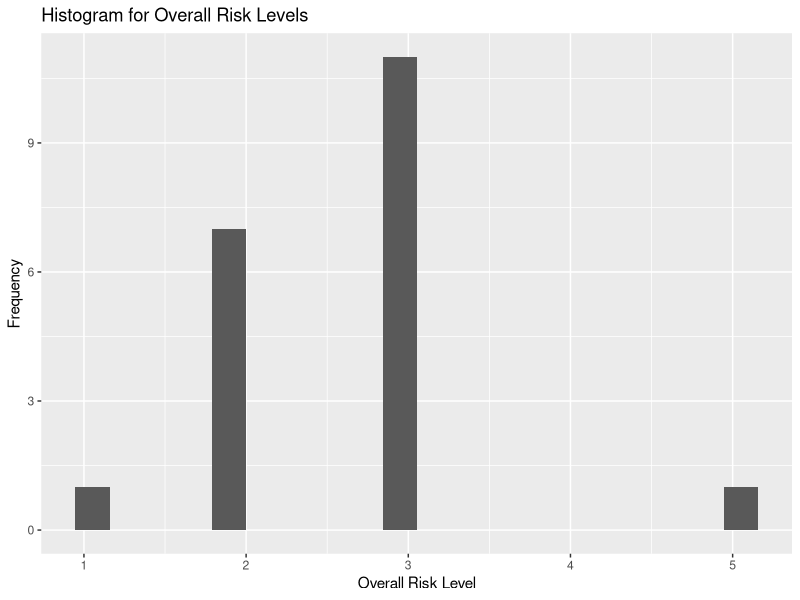
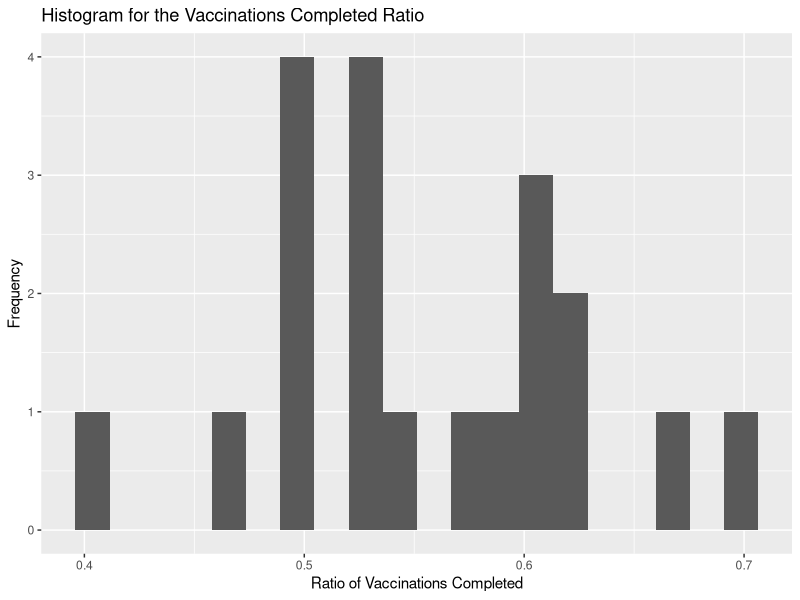
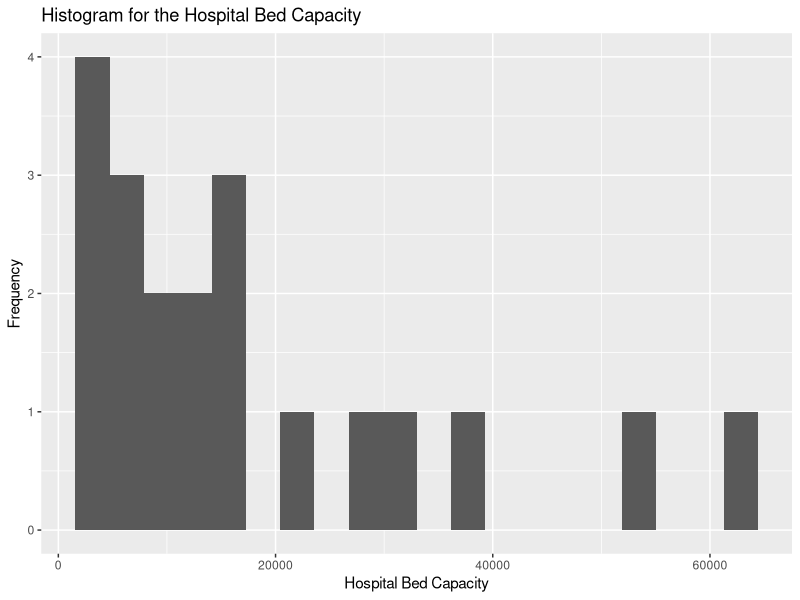
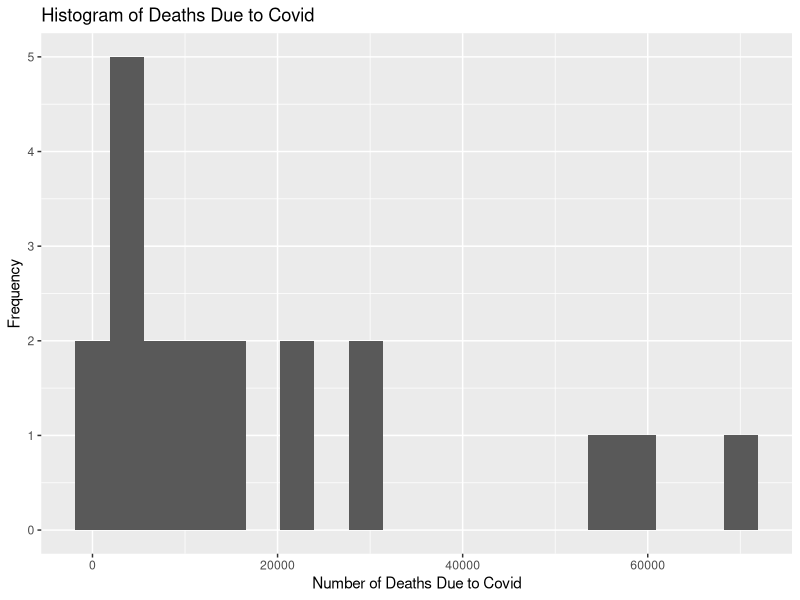
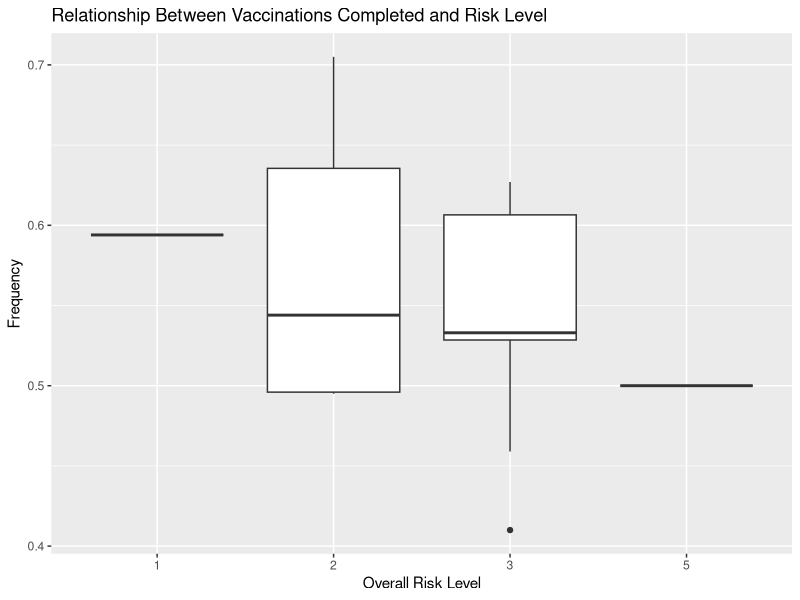
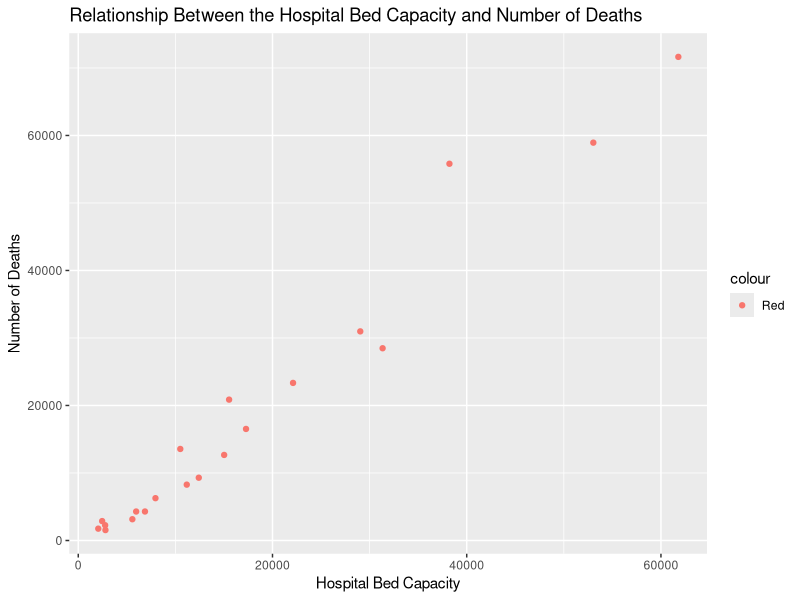
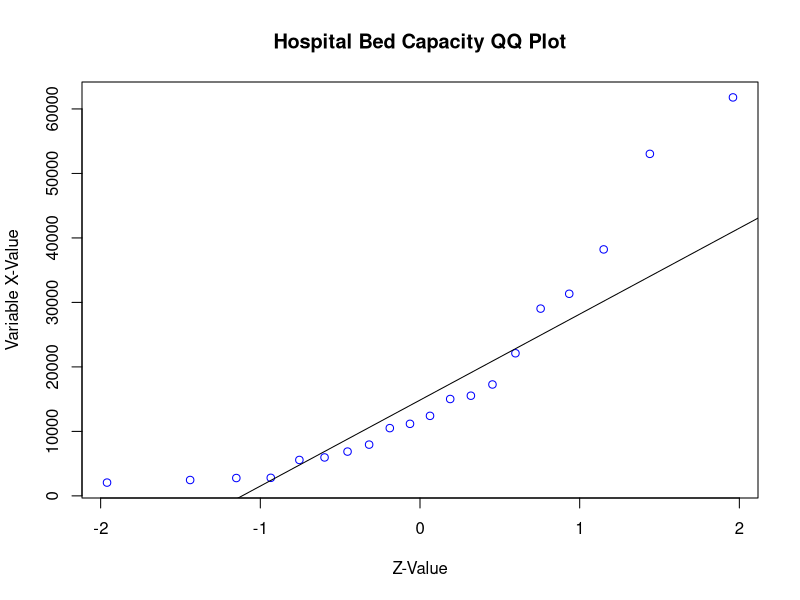
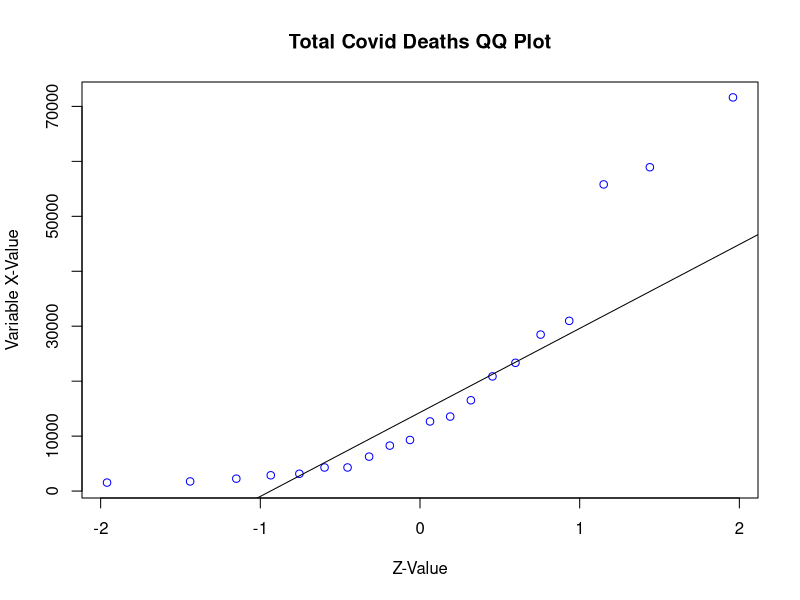

These figures' R source, in order:
## ---- chunk 1
library(dplyr)
library(ggplot2)
## ---- chunk 2
covid_data <- read.csv('covid_states_data.csv') %>% 
  filter(!state %in% c("MP", "DC", "PR"))
## ---- chunk 3
set.seed(1234) 

rand_sample <- sample(1:50, 20, replace = FALSE)
## ---- chunk 4
sample_covid <- covid_data[rand_sample, ]
## ---- chunk 5
sample_covid_clean <- sample_covid %>% 
  select(-c(fips, country, county, level, lat, locationId, long, unused1, unused2, unused3, unused4, unused5, 
            unused6, unused7, unused8, url))

attach(sample_covid_clean)
## ---- chunk 6
write.csv(sample_covid_clean, 'sample_covid_data.csv')
## ---- chunk 7
str(sample_covid_clean)

## ---- chunk 8
sample_covid_clean %>% 
  ggplot(aes(riskLevels.overall))+
  geom_histogram(bins = 20) +
  xlab("Overall Risk Level")+
  ylab("Frequency")+
  labs(title = "Histogram for Overall Risk Levels")

sample_covid_clean %>% 
  ggplot(aes(metrics.vaccinationsCompletedRatio))+
  geom_histogram(bins = 20) +
  xlab("Ratio of Vaccinations Completed")+
  ylab("Frequency")+
  labs(title = "Histogram for the Vaccinations Completed Ratio") 

sample_covid_clean %>% 
  ggplot(aes(actuals.hospitalBeds.capacity))+
  geom_histogram(bins = 20) +
  xlab("Hospital Bed Capacity")+
  ylab("Frequency")+
  labs(title = "Histogram for the Hospital Bed Capacity")

sample_covid_clean %>% 
  ggplot(aes(actuals.deaths))+
  geom_histogram(bins = 20) +
  xlab("Number of Deaths Due to Covid")+
  ylab("Frequency")+
  labs(title = "Histogram of Deaths Due to Covid")
## ---- chunk 9
riskLevels.overall <- factor(riskLevels.overall, levels=c('1', '2', '3', '4', '5'))

sample_covid_clean %>% 
  ggplot()+ 
  geom_boxplot(aes(x = factor(riskLevels.overall), y = metrics.vaccinationsCompletedRatio))+
  xlab("Overall Risk Level")+
  ylab("Frequency")+
  labs(title = "Relationship Between Vaccinations Completed and Risk Level", 
       fill = "Level of Risk")
## ---- chunk 10
sample_covid_clean %>% 
  ggplot(aes(actuals.hospitalBeds.capacity, actuals.deaths, col='Red'))+
  geom_point()+
  xlab("Hospital Bed Capacity")+
  ylab("Number of Deaths")+
  labs(title = "Relationship Between the Hospital Bed Capacity and Number of Deaths")
    print("correlation coefficient between actuals.hospitalBeds.capacity and actuals.deaths:");
    print(cor(actuals.hospitalBeds.capacity, actuals.deaths)) 
## ---- chunk 11
qqnorm(actuals.hospitalBeds.capacity, main='Hospital Bed Capacity QQ Plot', xlab='Z-Value', ylab='Variable X-Value', col='Blue')
qqline(actuals.hospitalBeds.capacity)

qqnorm(actuals.deaths, main='Total Covid Deaths QQ Plot', xlab='Z-Value', ylab='Variable X-Value',  col='Blue')
qqline(actuals.deaths)

qqnorm(metrics.vaccinationsCompletedRatio, main='Vaccination Ratio QQ Plot', xlab='Z-Value', ylab='Variable X-Value',  col='Blue')
qqline(metrics.vaccinationsCompletedRatio)
## ---- chunk 12
print('The actual.hospitalBeds.capacity variable is non-normally distributed, indicated by the QQ plot and the results of the Shapiro-Wilk test')
shapiro.test(actuals.hospitalBeds.capacity)
#actual.hospitalBeds.capacity p_value < .05, So, we can reject H0;normality and accept HA; non-normal distribution
print('----------------------------------------------------------------------------------------------------------')


print('The actuals.deaths variable is non-normally distributed, indicated by the QQ plot and the results of the Shapiro-Wilk test')
shapiro.test(actuals.deaths)
#actuals.deaths p_value < .05, So, we can reject H0;normality and accept HA; non-normal distribution
print('----------------------------------------------------------------------------------------------------------')

print('The metrics.vaccinationsCompletedRatio variable is normally distributed, indicated by the QQ plot and the results of the Shapiro-Wilk test')
shapiro.test(metrics.vaccinationsCompletedRatio)
#metrics.vaccinationsCompletedRatio p_value > .05, So we can fail to reject H0; normal distribution

